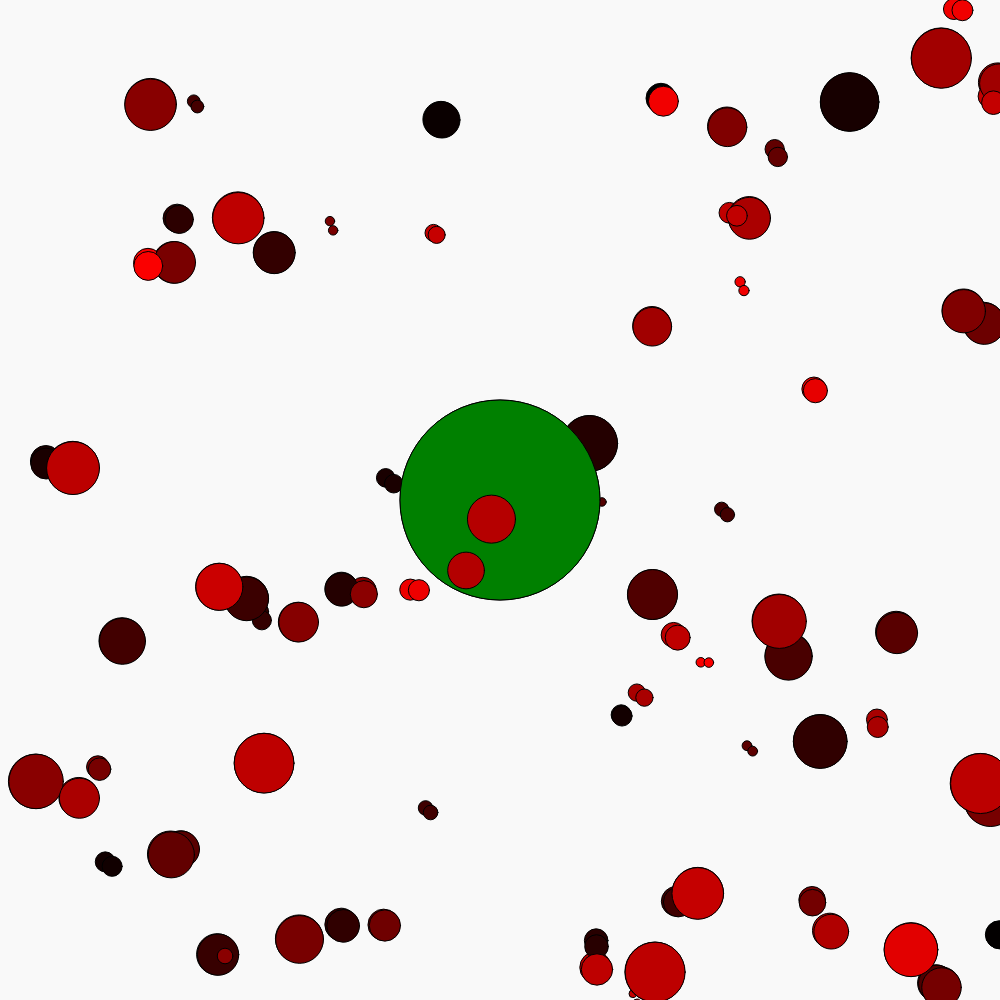
Frame 1 (no input)
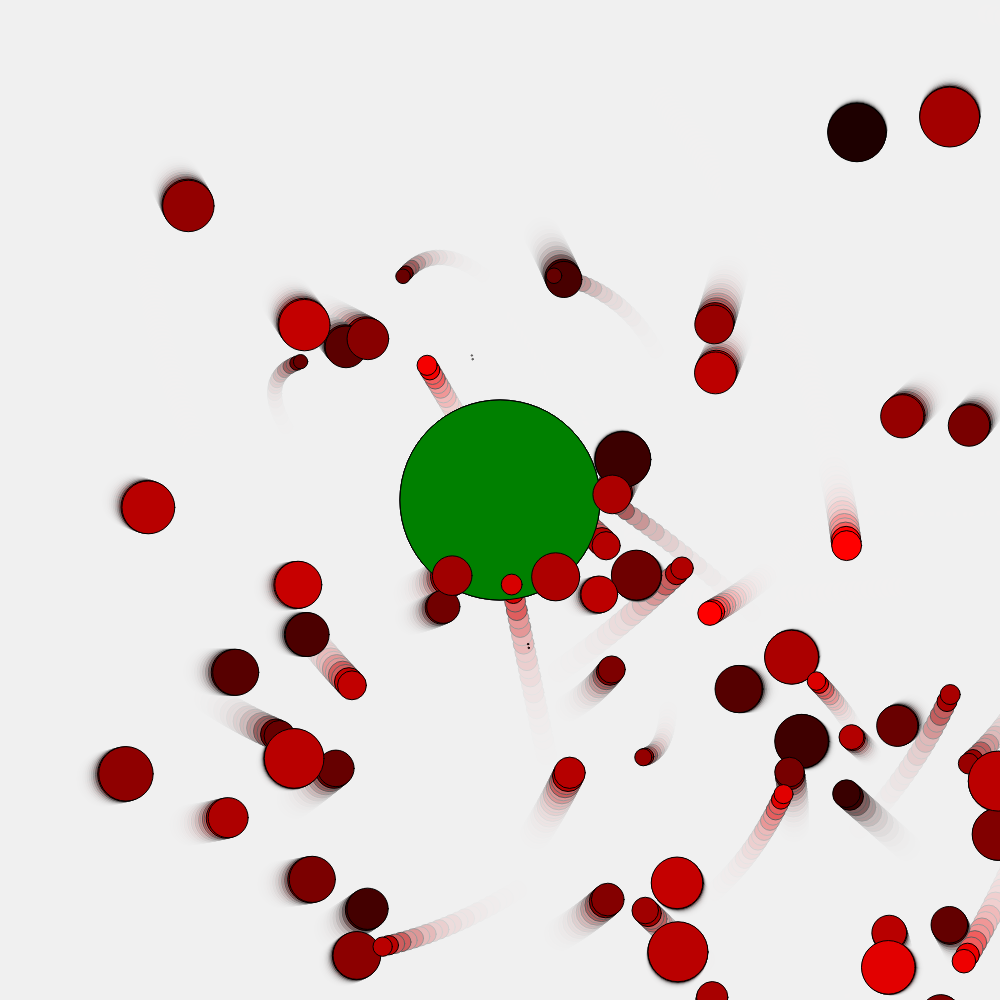
Frame 60 (no input)
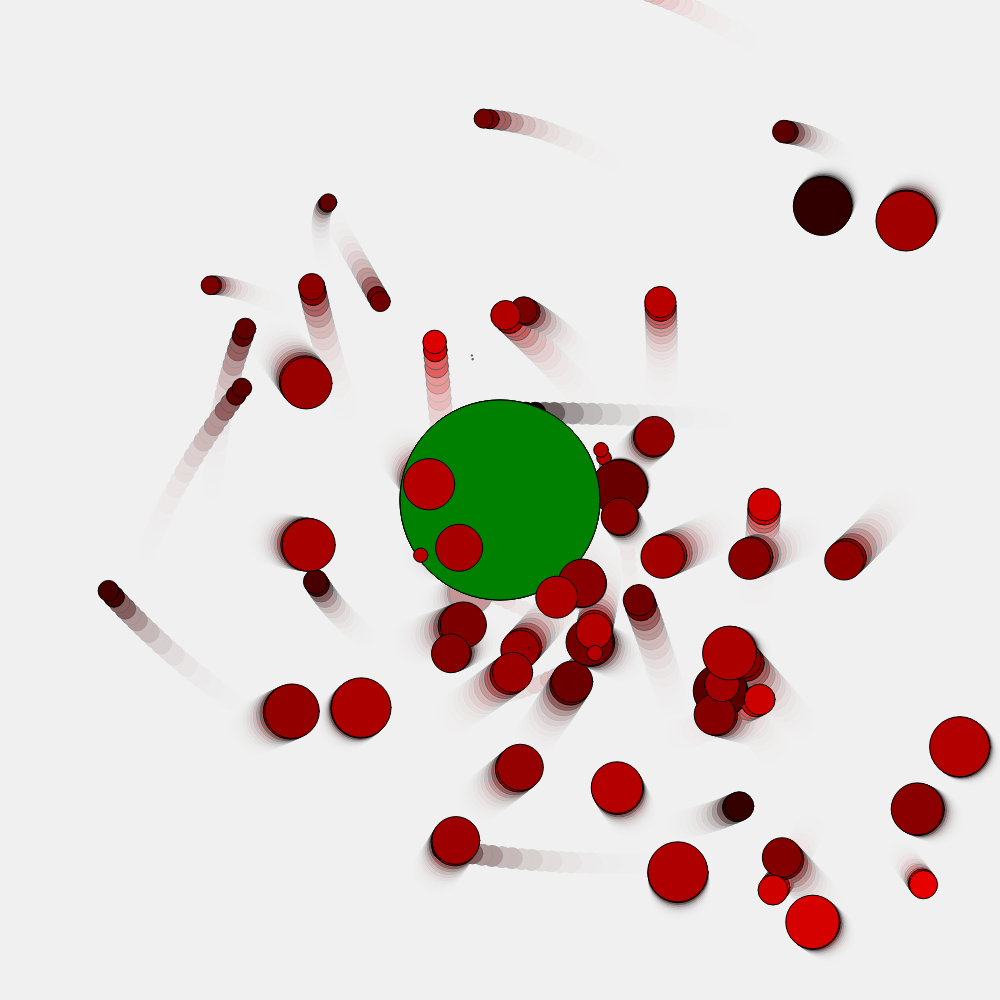
Frame 120 (the mouse pressed at the canvas centre since frame 60)

The p5.js sketch that drew these frames (run headless with seeded random() and noise() and a simulated clock; from frame 60 on, the mouse is pressed at the canvas centre):

// p5.js sketch
// ── sketch.js
var pi = 3.1415;

var DIMX = 1000;
var DIMY = 1000;
var DIMZ = 1000;

var RUNNING = true;
var AMOUNT = 100;

function PhysicsObject(x, y, z, r, c){
  this.mass   = 0.0009*(4/3)*pi*r*r*r;
  this.radius = r;
  this.colorBase  = c;
  this.color = color(0,0,0);

  this.apparantR = r;

  this.position     = createVector(x,y,z);
  this.velocity     = createVector(0,0,0);
  this.acceleration = createVector(0,0,0);

  this.edgeDetect = function(){
    if(this.position.x < this.radius || this.position.x > DIMX - this.radius){
      this.velocity.x *= -1;
    }
    if(this.position.y < this.radius || this.position.y > DIMY - this.radius){
      this.velocity.y *= -1;
    }
    if(this.position.z < this.radius || this.position.z > DIMZ - this.radius){
      this.velocity.z *= -1;
    }
  };

  this.show = function(){
    fill(this.color);
    ellipse(this.position.x, this.position.y, this.radius * 2, this.radius * 2);

    // fill(this.colorBase);
    // ellipse(this.position.x, this.position.y, this.apparantR * 2, this.apparantR * 2);
  };

  this.applyForce = function(x, y, z){
    this.acceleration.add(createVector(x,y,z).div(this.mass));
  };

  this.update = function(){
    this.velocity.add(this.acceleration);
    this.position.add(this.velocity);

    // this.edgeDetect();
    // print();
    this.setBrightness(map(this.position.z, 0, DIMZ, 0, 255));
    this.acceleration.mult(0);
    this.velocity.limit(10);
  };

  this.setBrightness = function(amount){
    amount = Math.round(amount);

    // this.apparantR = map(amount, 0, 255, 0.5, 2) * this.radius;

    this.color.levels[0] = map(amount, 0, 255, 0, this.colorBase.levels[0]);
    this.color.levels[1] = map(amount, 0, 255, 0, this.colorBase.levels[1]);
    this.color.levels[2] = map(amount, 0, 255, 0, this.colorBase.levels[2]);
  };
}

var objects = [];
var planets = [];
var seed = 0;
var orderedObjects;

function gravity(object1, object2){
  force = p5.Vector.sub(object1.position, object2.position);
  force.mult((0.1*object1.mass*object2.mass)/(force.mag() * force.mag()));
  force.normalize();
  return force;
}

function setup(){
  createCanvas(DIMX, DIMY);
  planets.push(new PhysicsObject(DIMX/2,DIMY/2,DIMZ/2,100,color(0,255,0)));
  // planets[0].mass = 100000;

  // objects.push(new PhysicsObject(100,100,10,20,10,color(255,0,0)));

  for(i = 0; i < AMOUNT; i++){
    objects.push(new PhysicsObject(random(DIMX),random(DIMY),random(DIMZ),random(30),color(255,0,0)));
    objects[objects.length - 1].applyForce(random(40),random(40),random(40));
  }

  // objects[1].applyForce(0,40,10);
  objects[0].update();
}

function draw(){
  if(RUNNING){
    background(240,240,240,100);
    for(i = 0; i < planets.length; i++){
      planets[i].show();
    }

    for(i = 0; i < objects.length; i++){
        for(planet = 0; planet < planets.length; planet++){
        force = gravity(planets[planet], objects[i]);

        objects[i].applyForce(force.x, force.y, force.z);
        // objects[1].applyForce(map(noise(seed),0,1,-1,1),map(noise(seed+10000),0,1,-1,1),map(noise(seed+1000),0,1,-1,1));

        objects[i].update();
        seed += 0.01;

        if(p5.Vector.sub(objects[i].position, planets[planet].position).mag() < planets[planet].radius){
          // plantets[planet].radius = Math.cbrt(4/3*pi*objects[i].radius*objects[i].radius*objects[i].radius )

          objects.splice(i, 1);
          break;
        }
      }
    }

    for(i = 0; i < objects.length; i++){
      objects[i].show();
    }

    orderedObjects = Object.create(objects);
    Array.prototype.push.apply(orderedObjects, planets);
    orderedObjects.sort(function(a, b) {return parseFloat(a.position.z) - parseFloat(b.position.z);});
    for(i = 0; i < objects.length; i++){
      orderedObjects[i].update();
      orderedObjects[i].show();
    }
  }
}

function mouseClicked(){
  // RUNNING = !RUNNING;

  planets.push(new PhysicsObject(mouseX,mouseY,0,100,color(0,255,0)));
  // if(mouseX < DIMX && mouseX > 0 && mouseY < DIMY && mouseY > 0){
  //   planets[0].position.x = mouseX;
  //   planets[0].position.y = mouseY;
  // }
}
